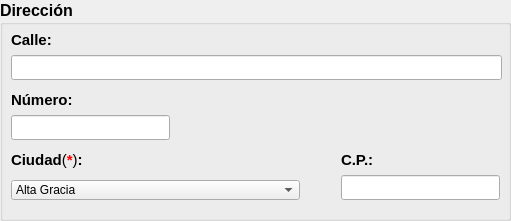
     <widget class="QGroupBox" name="groupBox_direccion_3">
      <property name="geometry">
       <rect>
        <x>450</x>
        <y>80</y>
        <width>511</width>
        <height>221</height>
       </rect>
      </property>
      <property name="minimumSize">
       <size>
        <width>511</width>
        <height>191</height>
       </size>
      </property>
      <property name="maximumSize">
       <size>
        <width>511</width>
        <height>250</height>
       </size>
      </property>
      <property name="font">
       <font>
        <pointsize>12</pointsize>
        <weight>75</weight>
        <bold>true</bold>
       </font>
      </property>
      <property name="autoFillBackground">
       <bool>false</bool>
      </property>
      <property name="title">
       <string>Dirección</string>
      </property>
      <widget class="QLabel" name="label_calle_3">
       <property name="geometry">
        <rect>
         <x>11</x>
         <y>31</y>
         <width>43</width>
         <height>18</height>
        </rect>
       </property>
       <property name="font">
        <font>
         <pointsize>11</pointsize>
         <weight>75</weight>
         <bold>true</bold>
         <underline>false</underline>
        </font>
       </property>
       <property name="text">
        <string>Calle:</string>
       </property>
      </widget>
      <widget class="QLineEdit" name="show_calle_2">
       <property name="geometry">
        <rect>
         <x>11</x>
         <y>55</y>
         <width>491</width>
         <height>25</height>
        </rect>
       </property>
       <property name="font">
        <font>
         <pointsize>12</pointsize>
         <weight>50</weight>
         <bold>false</bold>
        </font>
       </property>
       <property name="text">
        <string/>
       </property>
       <property name="maxLength">
        <number>40</number>
       </property>
       <property name="alignment">
        <set>Qt::AlignCenter</set>
       </property>
      </widget>
      <widget class="QLabel" name="label_numCalle_4">
       <property name="geometry">
        <rect>
         <x>11</x>
         <y>91</y>
         <width>64</width>
         <height>18</height>
        </rect>
       </property>
       <property name="font">
        <font>
         <pointsize>11</pointsize>
         <weight>75</weight>
         <bold>true</bold>
         <underline>false</underline>
        </font>
       </property>
       <property name="text">
        <string>Número:</string>
       </property>
      </widget>
      <widget class="QLineEdit" name="show_numCalle_2">
       <property name="geometry">
        <rect>
         <x>11</x>
         <y>115</y>
         <width>159</width>
         <height>25</height>
        </rect>
       </property>
       <property name="font">
        <font>
         <pointsize>12</pointsize>
         <weight>50</weight>
         <bold>false</bold>
        </font>
       </property>
       <property name="text">
        <string/>
       </property>
       <property name="maxLength">
        <number>5</number>
       </property>
       <property name="alignment">
        <set>Qt::AlignCenter</set>
       </property>
      </widget>
      <widget class="QLabel" name="label_ciudad_3">
       <property name="geometry">
        <rect>
         <x>11</x>
         <y>151</y>
         <width>78</width>
         <height>18</height>
        </rect>
       </property>
       <property name="font">
        <font>
         <pointsize>11</pointsize>
         <weight>75</weight>
         <bold>true</bold>
         <underline>false</underline>
        </font>
       </property>
       <property name="text">
        <string>&lt;html&gt;&lt;head/&gt;&lt;body&gt;&lt;p&gt;Ciudad&lt;span style=&quot; font-weight:400;&quot;&gt;(&lt;/span&gt;&lt;span style=&quot; color:#ff0000;&quot;&gt;*&lt;/span&gt;&lt;span style=&quot; font-weight:400;&quot;&gt;)&lt;/span&gt;:&lt;/p&gt;&lt;/body&gt;&lt;/html&gt;</string>
       </property>
      </widget>
      <widget class="QLabel" name="label_codPostal_3">
       <property name="geometry">
        <rect>
         <x>341</x>
         <y>151</y>
         <width>35</width>
         <height>18</height>
        </rect>
       </property>
       <property name="font">
        <font>
         <pointsize>11</pointsize>
         <weight>75</weight>
         <bold>true</bold>
         <underline>false</underline>
        </font>
       </property>
       <property name="text">
        <string>C.P.:</string>
       </property>
      </widget>
      <widget class="QLineEdit" name="show_codPostal_2">
       <property name="geometry">
        <rect>
         <x>341</x>
         <y>175</y>
         <width>159</width>
         <height>25</height>
        </rect>
       </property>
       <property name="font">
        <font>
         <pointsize>12</pointsize>
         <weight>50</weight>
         <bold>false</bold>
        </font>
       </property>
       <property name="text">
        <string/>
       </property>
       <property name="maxLength">
        <number>5</number>
       </property>
       <property name="alignment">
        <set>Qt::AlignCenter</set>
       </property>
      </widget>
      <widget class="QComboBox" name="show_ciudad_2">
       <property name="geometry">
        <rect>
         <x>11</x>
         <y>180</y>
         <width>289</width>
         <height>20</height>
        </rect>
       </property>
       <property name="font">
        <font>
         <pointsize>9</pointsize>
         <weight>50</weight>
         <bold>false</bold>
        </font>
       </property>
       <item>
        <property name="text">
         <string>Alta Gracia</string>
        </property>
       </item>
       <item>
        <property name="text">
         <string>Capilla del Monte</string>
        </property>
       </item>
       <item>
        <property name="text">
         <string>Ciudad de Córdoba</string>
        </property>
       </item>
       <item>
        <property name="text">
         <string>Cosquin</string>
        </property>
       </item>
       <item>
        <property name="text">
         <string>Bialet Masse</string>
        </property>
       </item>
       <item>
        <property name="text">
         <string>La Calera</string>
        </property>
       </item>
       <item>
        <property name="text">
         <string>La Cumbre</string>
        </property>
       </item>
       <item>
        <property name="text">
         <string>La Falda</string>
        </property>
       </item>
       <item>
        <property name="text">
         <string>Santa Maria de Punilla</string>
        </property>
       </item>
       <item>
        <property name="text">
         <string>Tanti</string>
        </property>
       </item>
       <item>
        <property name="text">
         <string>Valle Hermoso</string>
        </property>
       </item>
       <item>
        <property name="text">
         <string>Villa Carlos Paz</string>
        </property>
       </item>
       <item>
        <property name="text">
         <string>Villa Giardino</string>
        </property>
       </item>
      </widget>
     </widget>
